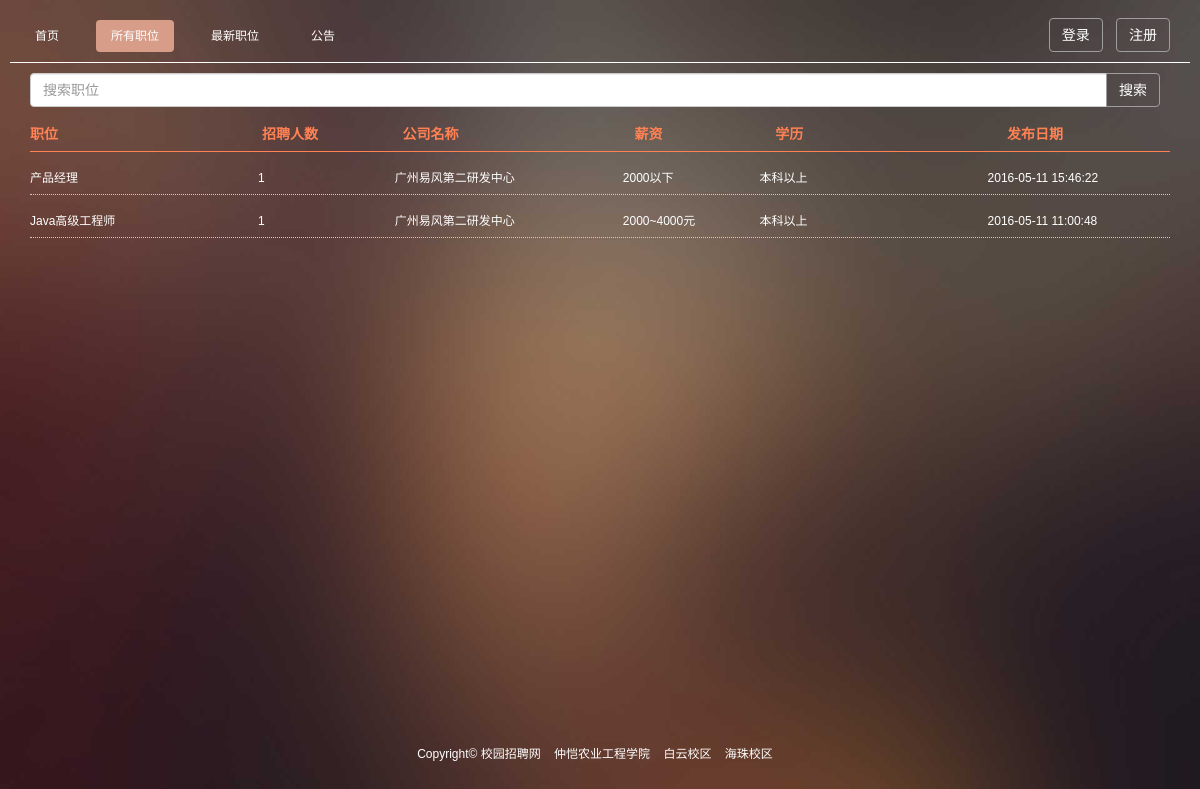
Page /job.php on the committed database.
### tables this page shows
CREATE TABLE `job` (
  `jobId` int(11) NOT NULL AUTO_INCREMENT,
  `jobName` varchar(255) DEFAULT NULL,
  `comName` varchar(255) DEFAULT NULL,
  `sex` varchar(20) DEFAULT NULL,
  `needNum` int(11) DEFAULT NULL,
  `haveNum` int(11) DEFAULT '0',
  `college` varchar(255) DEFAULT NULL,
  `majorName` varchar(255) DEFAULT NULL,
  `education` varchar(255) DEFAULT NULL,
  `address` varchar(255) DEFAULT '',
  `demand` varchar(1000) DEFAULT NULL COMMENT '要求',
  `salary` varchar(50) DEFAULT '' COMMENT '薪资',
  `welfare` varchar(1000) DEFAULT NULL,
  `status` int(1) DEFAULT '0' COMMENT '状态（0-未审核，1-审核通过）',
  `releaseTime` datetime DEFAULT NULL,
  PRIMARY KEY (`jobId`),
  KEY `FK_Relationship_1` (`comName`)
);

### project/p_jobs.php (the view, shortened to what this page needs)
<?php
    include("connectdb.php");
    if($pagename === 'all'){
        $sql = "select jobId,jobName,needNum,comName,salary,education,releaseTime from job where status = 1  order by jobName desc";
        $stmt = $con->prepare($sql);
    }
    $stmt->execute();
    $stmt->store_result();
    $stmt->bind_result($jobId,$jobName,$needNum,$comName,$salary,$education,$releaseTime);
    if($stmt->num_rows > 0){
        for($i=0; $i<=$stmt->fetch(); $i++){
            echo '<ul class="listjob jobs">';
            echo '<li><a href="detail.php?jobId='.$jobId.'">'.$jobName.'</a></li>';
            echo '<li>'.$needNum.'</li>';
            echo '<li>'.$comName.'</li>';
            echo '<li>'.$salary.'</li>';
            echo '<li>'.$education.'</li>';
            echo '<li>'.$releaseTime.'</li>';
            echo '</ul>';
        }
    }
    else echo '<h1 class="text-center">暂无相关职位信息</h1>';
?>

### css/default.css (style rules this page uses)
html, body, div, span, applet, object, iframe, h1, h2, h3, h4, h5, h6, p, blockquote, pre, a, abbr, acronym, address, big, cite, code, del, dfn, em, img, ins, kbd, q, s, samp, small, strike, strong, sub, sup, tt, var, b, u, i, center, dl, dt, dd, ol, ul, li, fieldset, form, label, legend, table, caption, tbody, tfoot, thead, tr, th, td, article, aside, canvas, details, embed, figure, figcaption, footer, header, hgroup, menu, nav, output, ruby, section, summary, time, mark, audio, video { margin: 0; padding: 0; border: 0; vertical-align: baseline; }
body { line-height: 1; overflow-x: hidden; -webkit-overflow-scrolling:touch; }
html,body { font-family: "Helvetica","Microsoft YaHei"; color: #fff; font-size: 12px; }
ul li { list-style: none; }
a { color: #fff; }
body { position: relative; padding: 10px;background:url("../images/mainBg.jpg") no-repeat; height: 100%; background-size:100% 100%; }
.fullScreen { min-height: 100vh; }

### css/job.css (style rules this page uses)
.listjob.jobs { border-bottom: 1px dotted #ccc; }
.listjob { margin-bottom: 10px; position: relative; }
.listjob li { display: inline-block; padding: 10px 0; text-align: left; }
.listjob li:nth-child(even) { width: 12%; }
.listjob li:nth-child(odd) { width: 20%; }

### rows in the picture
job: jobName "产品经理", needNum "1", comName "广州易风第二研发中心", salary "2000以下", education "本科以上", releaseTime "2016-05-11 15:46:22"
job: jobName "Java高级工程师", needNum "1", comName "广州易风第二研发中心", salary "2000~4000元", education "本科以上", releaseTime "2016-05-11 11:00:48"
